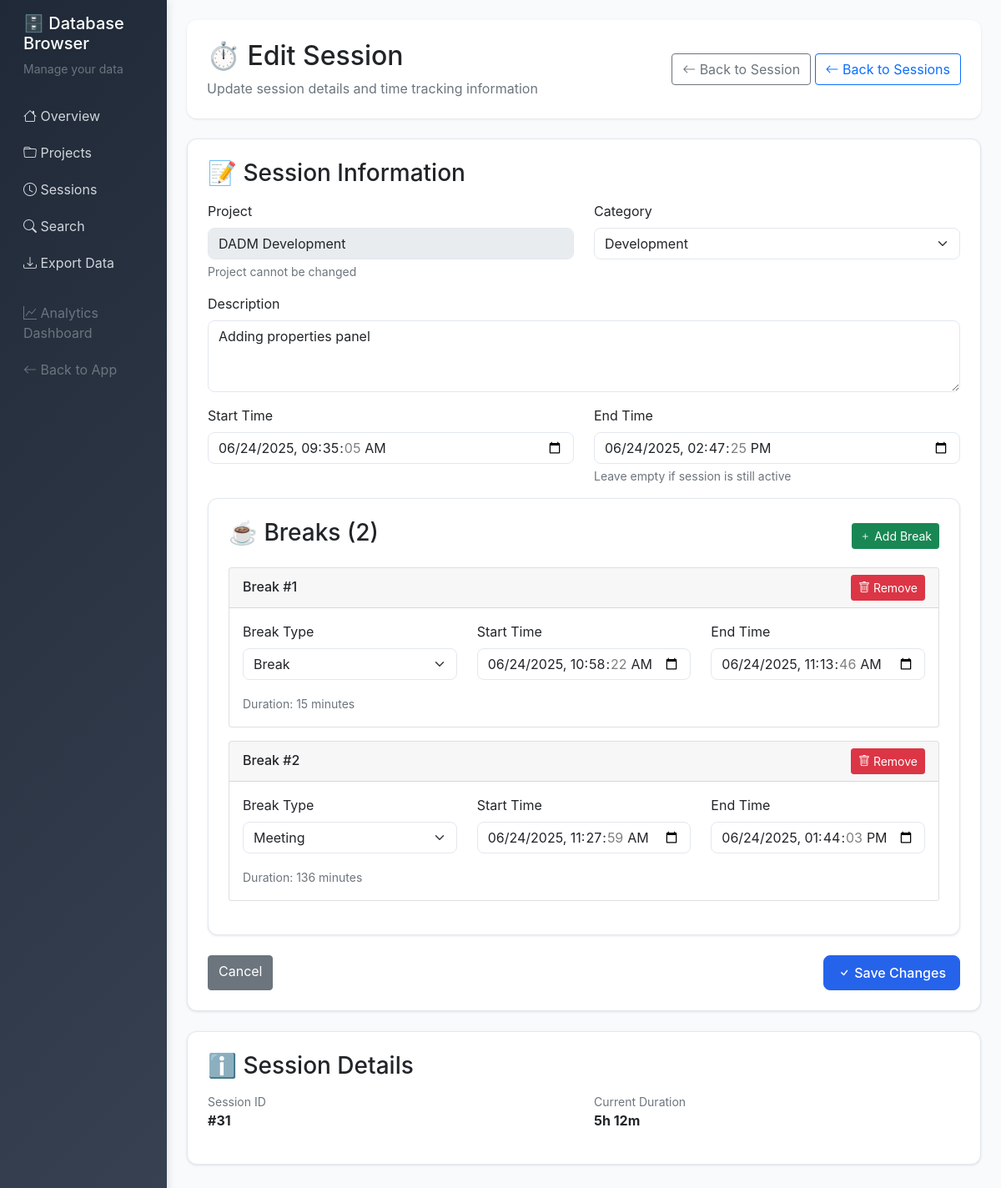
/db/sessions/31/edit, run on the app's committed database.
### server/src/models.py (models this page shows, shortened)
class Project:
    __tablename__ = 'projects'

    class Session(db.Model):
        __tablename__ = 'sessions'
        id = db.Column(db.Integer, primary_key=True)
        project_id = db.Column(db.Integer, db.ForeignKey('projects.id'), nullable=False)
        start_time = db.Column(db.DateTime, default=datetime.now)
        end_time = db.Column(db.DateTime)
        duration_minutes = db.Column(db.Integer)
        category = db.Column(db.String(50), default='development')
        description = db.Column(db.Text, nullable=False)
        git_commits = db.Column(db.Text)  # JSON string
        userid = db.Column(db.String(100), nullable=False)
        breaks = db.relationship('Break', backref='session', lazy=True, cascade='all, delete-orphan')
        @property
        def git_commits_list(self):
            """Get git commits as a list"""
            if self.git_commits:
                try:
                    return json.loads(self.git_commits)
                except:
                    return []
            return []

    class Break(db.Model):
        __tablename__ = 'breaks'
        id = db.Column(db.Integer, primary_key=True)
        session_id = db.Column(db.Integer, db.ForeignKey('sessions.id'), nullable=False)
        start_time = db.Column(db.DateTime, default=datetime.now)
        end_time = db.Column(db.DateTime)
        duration_minutes = db.Column(db.Integer)
        break_type = db.Column(db.String(50), default='break')

### server/src/db_browser.py (the view, shortened to what this page needs)
@db_browser.route('/db/sessions/<int:session_id>/edit', methods=['GET', 'POST'])
def edit_session(session_id):
    conn = get_db_connection()
    session = conn.execute('''
        SELECT s.*, p.name as project_name
        FROM sessions s
        JOIN projects p ON s.project_id = p.id
        WHERE s.id = ?
    ''', (session_id,)).fetchone()
    if not session:
        conn.close()
        flash('Session not found', 'error')
        return redirect(url_for('db_browser.sessions'))
    breaks = conn.execute('SELECT * FROM breaks WHERE session_id = ? ORDER BY start_time',
                         (session_id,)).fetchall()
    conn.close()
    return render_template('db_browser/edit_session.html', session=session, breaks=breaks)

### server/src/db_browser.py (called while the page is built)
def get_db_connection():
    database_path = os.environ.get('DATABASE_PATH', '/app/data/timetracker.db')
    conn = sqlite3.connect(database_path)
    conn.row_factory = sqlite3.Row
    return conn

### server/src/templates/db_browser/edit_session.html (shortened to what this page needs)
{% extends "db_browser/base.html" %}
{% block content %}
<div class="page-header">
    <div class="row align-items-center">
        <div class="col">
            <h1 class="h2 mb-2">⏱️ Edit Session</h1>
            <p class="text-muted mb-0">Update session details and time tracking information</p>
        </div>
        <div class="col-auto">
            <a href="{{ url_for('db_browser.session_detail', session_id=session.id, project=request.args.get('project'), category=request.args.get('category'), date_from=request.args.get('date_from'), date_to=request.args.get('date_to')) }}" class="btn btn-outline-secondary">
                <i class="bi bi-arrow-left"></i> Back to Session
            </a>
            <a href="{{ url_for('db_browser.sessions', project=request.args.get('project'), category=request.args.get('category'), date_from=request.args.get('date_from'), date_to=request.args.get('date_to')) }}" class="btn btn-outline-primary">
                <i class="bi bi-arrow-left"></i> Back to Sessions
            </a>
        </div>
    </div>
</div>
<div class="content-card">
    <h3 class="mb-3">📝 Session Information</h3>
    <form method="POST" id="editSessionForm">
        <div class="row">
            <div class="col-md-6 mb-3">
                <label for="project_name" class="form-label">Project</label>
                <input type="text" class="form-control" id="project_name" value="{{ session.project_name }}" readonly>
                <div class="form-text">Project cannot be changed</div>
            </div>
            <div class="col-md-6 mb-3">
                <label for="category" class="form-label">Category</label>
                <select class="form-select" id="category" name="category" required>
                    <option value="development" {% if session.category == 'development' %}selected{% endif %}>Development</option>
                </select>
            </div>
        </div>
        <div class="mb-3">
            <label for="description" class="form-label">Description</label>
            <textarea class="form-control" id="description" name="description" rows="3" required>{{ session.description }}</textarea>
        </div>
        <div class="row">
            <div class="col-md-6 mb-3">
                <label for="start_time" class="form-label">Start Time</label>
                <input type="datetime-local" class="form-control" id="start_time" name="start_time"
                       value="{{ session.start_time.replace('T', ' ').split('.')[0] if session.start_time else '' }}" required>
            </div>
            <div class="col-md-6 mb-3">
                <label for="end_time" class="form-label">End Time</label>
                <input type="datetime-local" class="form-control" id="end_time" name="end_time"
                       value="{{ session.end_time.replace('T', ' ').split('.')[0] if session.end_time else '' }}">
                <div class="form-text">Leave empty if session is still active</div>
            </div>
        </div>
        <div class="content-card">
            <div class="d-flex justify-content-between align-items-center mb-3">
                <h3>☕ Breaks ({{ breaks|length }})</h3>
                <button type="button" class="btn btn-success btn-sm" onclick="addBreak()">
                    <i class="bi bi-plus"></i> Add Break
                </button>
            </div>
            <div id="breaksContainer">
                {% for break in breaks %}
                <div class="break-item card mb-3" data-break-id="{{ break.id }}">
                    <div class="card-header d-flex justify-content-between align-items-center">
                        <h6 class="mb-0">Break #{{ loop.index }}</h6>
                        <button type="button" class="btn btn-danger btn-sm" onclick="removeBreak(this)">
                            <i class="bi bi-trash"></i> Remove
                        </button>
                    </div>
                    <div class="card-body">
                        <div class="row">
                            <div class="col-md-4 mb-3">
                                <label class="form-label">Break Type</label>
                                <select class="form-select" name="break_type[]" required>
                                    <option value="break" {% if break.break_type == 'break' %}selected{% endif %}>Break</option>
                                    <option value="meeting" {% if break.break_type == 'meeting' %}selected{% endif %}>Meeting</option>
                                </select>
                            </div>
                            <div class="col-md-4 mb-3">
                                <label class="form-label">Start Time</label>
                                <input type="datetime-local" class="form-control" name="break_start_time[]"
                                       value="{{ break.start_time.replace('T', ' ').split('.')[0] if break.start_time else '' }}" required>
                            </div>
                            <div class="col-md-4 mb-3">
                                <label class="form-label">End Time</label>
                                <input type="datetime-local" class="form-control" name="break_end_time[]"
                                       value="{{ break.end_time.replace('T', ' ').split('.')[0] if break.end_time else '' }}">
                            </div>
                        </div>
                        {% if break.duration_minutes %}
                        <div class="row">
                            <div class="col-12">
                                <small class="text-muted">
                                    Duration: {{ break.duration_minutes }} minutes
                                </small>
                            </div>
                        </div>
                        {% endif %}
                    </div>
                </div>
                {% endfor %}
            </div>
        </div>
        <div class="d-flex justify-content-between mt-3">
            <a href="{{ url_for('db_browser.sessions', project=request.args.get('project'), category=request.args.get('category'), date_from=request.args.get('date_from'), date_to=request.args.get('date_to')) }}" class="btn btn-secondary">
                Cancel
            </a>
            <button type="submit" class="btn btn-primary">
                <i class="bi bi-check"></i> Save Changes
            </button>
        </div>
    </form>
</div>
<div class="content-card">
    <h3 class="mb-3">ℹ️ Session Details</h3>
    <div class="row">
        <div class="col-md-6">
            <div class="mb-3">
                <div class="text-muted small">Session ID</div>
                <div class="fw-bold">#{{ session.id }}</div>
            </div>
        </div>
        <div class="col-md-6">
            <div class="mb-3">
                <div class="text-muted small">Current Duration</div>
                <div class="fw-bold">
                    {% if session.duration_minutes %}
                        {% set hours = session.duration_minutes // 60 %}
                        {% set minutes = session.duration_minutes % 60 %}
                        {% if hours > 0 %}
                            {{ hours }}h {{ minutes }}m
                        {% else %}
                            {{ minutes }}m
                        {% endif %}
                    {% else %}
                        {% if not session.end_time %}
                            <span class="badge bg-warning">Active</span>
                        {% else %}
                            Not calculated
                        {% endif %}
                    {% endif %}
                </div>
            </div>
        </div>
    </div>
</div>
{% endblock %}

### server/src/templates/db_browser/base.html (style rules this page uses)
:root { --primary-color: #2563eb; --success-color: #16a34a; --warning-color: #ca8a04; --danger-color: #dc2626; --info-color: #0891b2; --dark-color: #1f2937; --light-color: #f8fafc; --border-color: #e2e8f0; }
body { background-color: var(--light-color); font-family: 'Inter', -apple-system, BlinkMacSystemFont, sans-serif; }
.page-header { background: white; border-radius: 12px; padding: 24px; margin-bottom: 24px; box-shadow: 0 1px 3px rgba(0,0,0,0.1); }
.content-card { background: white; border-radius: 12px; padding: 24px; box-shadow: 0 1px 3px rgba(0,0,0,0.1); border: 1px solid var(--border-color); margin-bottom: 24px; }
.btn-primary { background: var(--primary-color); border-color: var(--primary-color); border-radius: 8px; padding: 8px 16px; font-weight: 500; }
.form-select, .form-control { border-radius: 8px; border: 1px solid var(--border-color); }

### data on the page
Project: project_name "DADM Development"
Break: break_type "Break", start_time.replace "06/24/2025 10:58:22", end_time.replace "06/24/2025 11:13:46", duration_minutes "15"
Break: break_type "Meeting", start_time.replace "06/24/2025 11:27:59", end_time.replace "06/24/2025 13:44:03", duration_minutes "136"

### other printed values
{{ breaks|length }} "2"
{{ session.id }} "31"
{{ hours }} "5"
{{ minutes }} "12"
